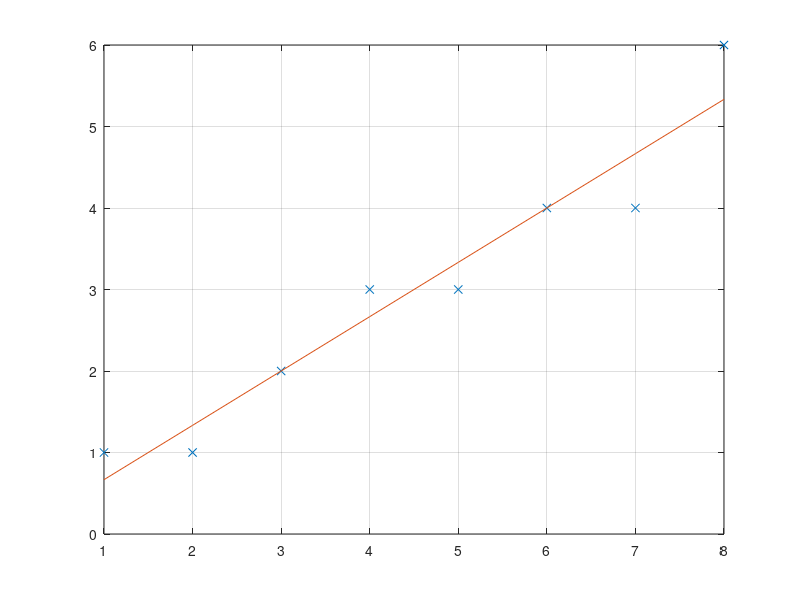

Here is the MATLAB script that generated this plot:
%     -----------------------------------------------------------------
%
%                              Ex10_1.m
%
%  this file demonstrates example 10-1.
%
%                          companion code for
%             fundamentals of astrodyanmics and applications
%                                 2007
%                            by david vallado
%
%     (w) 719-573-2600, email dvallado@agi.com
%
%     *****************************************************************
%
%  current :
%             7 jun 07  david vallado
%                         original
%  changes :
%            13 feb 07  david vallado
%                         original baseline
%
%     *****************************************************************

    % problem 1
    fprintf(1,'problem 1 --------------------------\n');
    xo=[1 2 3 4 5 6 7 8];
    yo=[1 1 2 3 3 4 4 6];
    fprintf(1,'xo %3i %3i %3i %3i %3i %3i %3i %3i \n',xo);
    fprintf(1,'yo %3i %3i %3i %3i %3i %3i %3i %3i \n',yo);

    ata=[8 sum(xo); sum(xo) sum(xo*xo')]
    atb=[sum(yo); sum(xo*yo')]
    atai = inv(ata)
    ans= atai*atb

    
    x = 1:1:8;
    y = ans(1)+ans(2)*x
    
    figure
    plot(xo,yo,'x')
    grid on; hold on
    plot(x,y)
